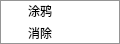
<?xml version="1.0" encoding="UTF-8"?>
<ui version="4.0">
 <class>AlteredMenu</class>
 <widget class="QMenu" name="AlteredMenu">
  <property name="geometry">
   <rect>
    <x>0</x>
    <y>0</y>
    <width>121</width>
    <height>98</height>
   </rect>
  </property>
  <property name="windowTitle">
   <string>Form</string>
  </property>
  <property name="title">
   <string>涂改</string>
  </property>
  <action name="graffiti">
   <property name="text">
    <string>涂鸦</string>
   </property>
   <property name="menuRole">
    <enum>QAction::MenuRole::NoRole</enum>
   </property>
  </action>
  <action name="inpaint">
   <property name="text">
    <string>消除</string>
   </property>
   <property name="toolTip">
    <string>选择消除区域</string>
   </property>
   <property name="menuRole">
    <enum>QAction::MenuRole::NoRole</enum>
   </property>
  </action>
  <addaction name="graffiti"/>
  <addaction name="inpaint"/>
 </widget>
 <resources/>
 <connections/>
</ui>
